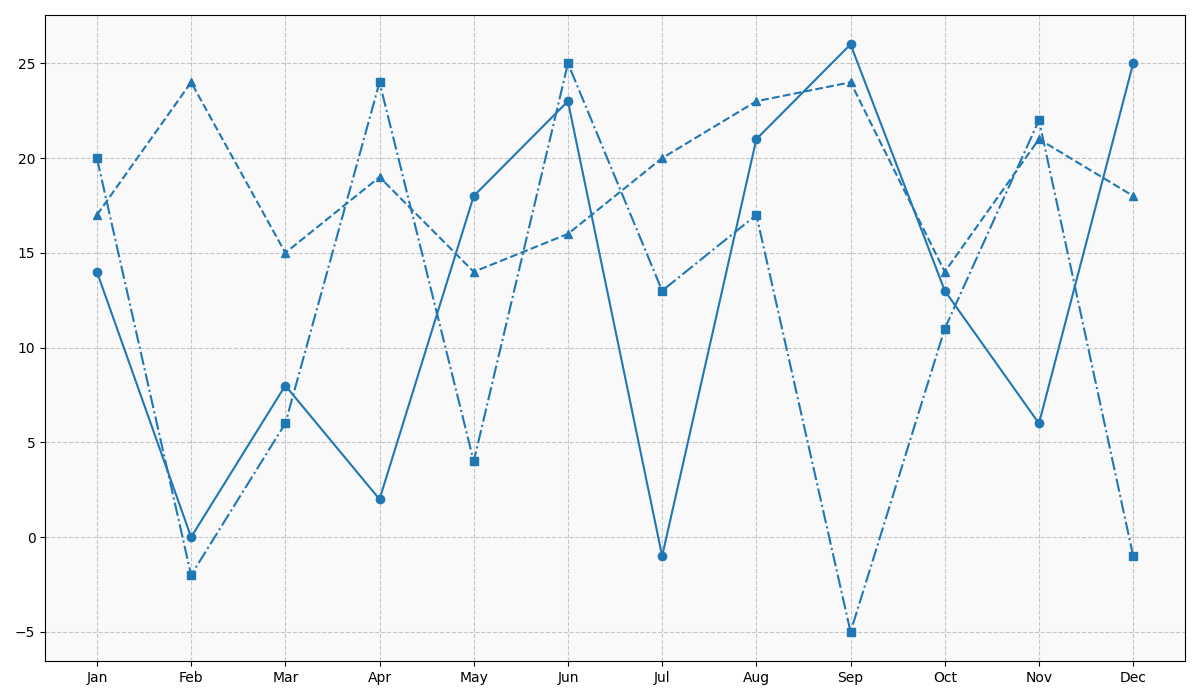

Python code for this plot:
import matplotlib.pyplot as plt
import numpy as np

months = np.array(['Jan', 'Feb', 'Mar', 'Apr', 'May', 'Jun', 'Jul', 'Aug', 'Sep', 'Oct', 'Nov', 'Dec'])
new_york_temps = np.array([14, 0, 8, 2, 18, 23, -1, 21, 26, 13, 6, 25])
los_angeles_temps = np.array([17, 24, 15, 19, 14, 16, 20, 23, 24, 14, 21, 18])
chicago_temps = np.array([20, -2, 6, 24, 4, 25, 13, 17, -5, 11, 22, -1])

fig, ax = plt.subplots(figsize=(12, 7))

uniform_color = 'tab:blue'

ax.plot(months, new_york_temps, marker='o', linestyle='-', color=uniform_color)
ax.plot(months, los_angeles_temps, marker='^', linestyle='--', color=uniform_color)
ax.plot(months, chicago_temps, marker='s', linestyle='-.', color=uniform_color)

ax.grid(True, linestyle='--', alpha=0.7)
ax.set_facecolor('#f9f9f9')

plt.tight_layout()
plt.show()
